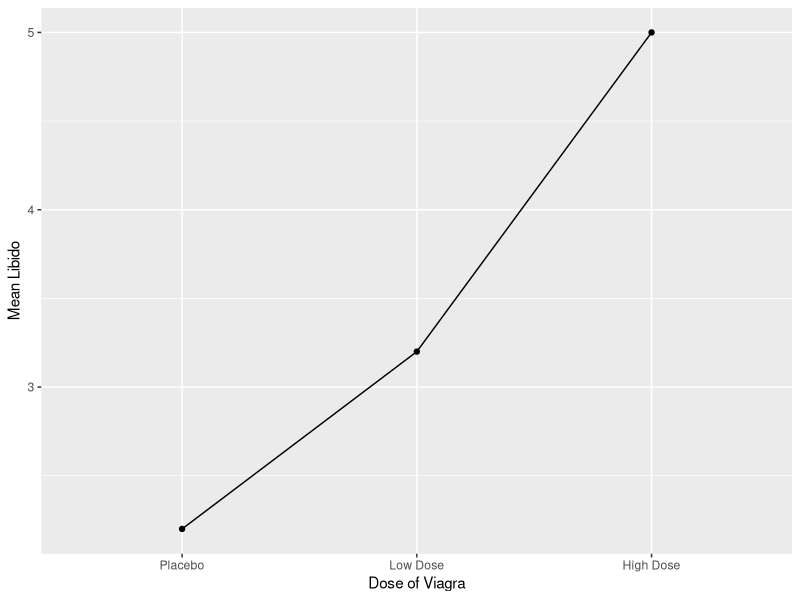

Recreate this plot in R.
library(ggplot2)

#viagra example
libido <- c(3, 2, 1, 1, 4, 5, 2, 4, 2, 3, 7, 4, 5, 3, 6)
dose <- gl(3, 5, labels = c("Placebo", "Low Dose", "High Dose"))
viagraData <- data.frame(libido, dose)
viagraData

#error graph visualize(with error bar)
#geom = "errorbar"
ggplot(data = viagraData, aes(x = dose, y = libido)) +
  stat_summary(geom = "point", fun.y = mean) +
  stat_summary(geom = "errorbar", fun.data = mean_cl_boot, width = 0.2) +
  labs(y = "Mean Libido", x = "Dose of Viagra") +
  stat_summary(fun.y = mean, geom = "line", group = 3)
